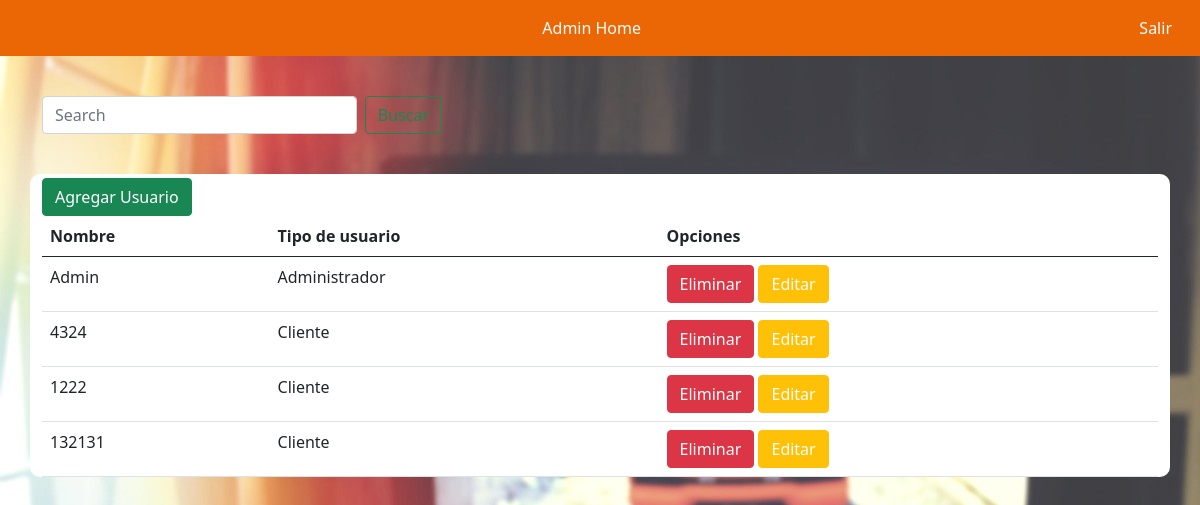
The app's page /user/users/, older data.
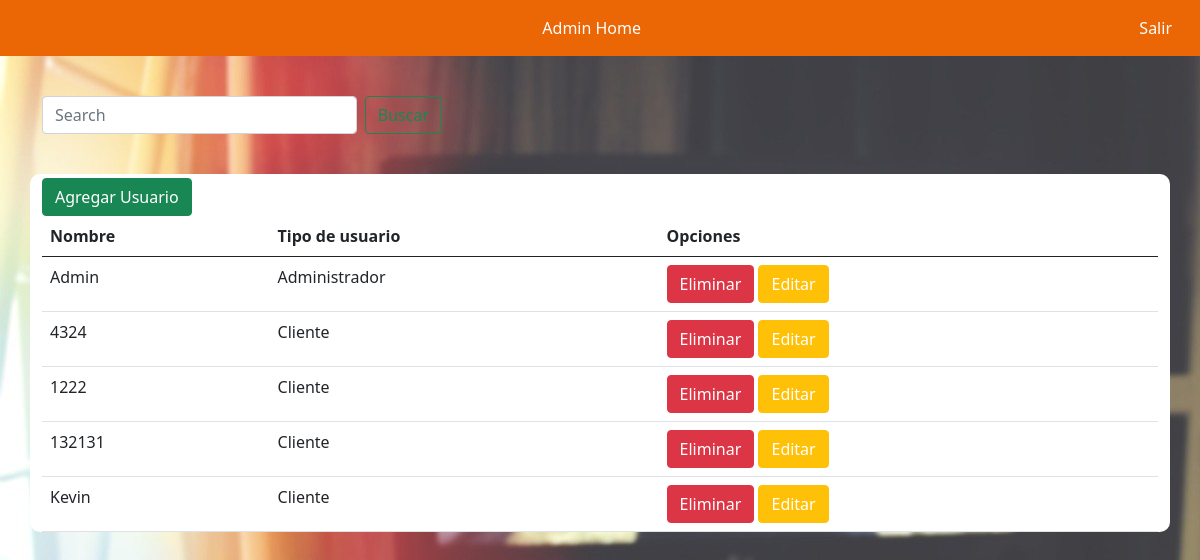
The same page, newer data.
### user/models.py (models this page shows, shortened)
class Usuario(AbstractUser):
    rut                = models.CharField(primary_key=True, max_length=12)
    nombre             = models.CharField('Nombre',max_length=70, null=False, blank=False)
    apellido           = models.CharField('Apellido',max_length=70, null=False, blank=False)
    correo             = models.CharField('Correo',max_length=60, null=False, blank=False, unique=True)
    creacion_fec       = models.DateTimeField('Fecha de ingreso', auto_now_add=True)
    actualizacion_fec  = models.DateTimeField('Fecha actualizacion', auto_now=True)
    USERNAME_FIELD = 'correo'
    class meta:
        verbose_name = 'Usuario'
        verbose_name_plural = 'Usuarios'

### user/views.py (the view)
# urls.py: path('users/', users, name="users"),
def users(request):
    busqueda = request.GET.get("buscar")
    u = Usuario.objects.all()
    if busqueda:
        u = Usuario.objects.filter(
            Q(username__icontains = busqueda)
        ).distinct()
    return render(request, 'user/listaUsuarios.html', {'entity':u})

### carrito/context_processor.py (called while the page is built)
def importe_total_carro(request):
    total=0
    if 'carro' in request.session:
        for key, value in request.session["carro"].items():
            total=total+(float(value["precio"]))
    return {"importe_total_carro":total}

### user/templates/user/listaUsuarios.html (shortened to what this page needs)
{% extends 'baseadmin.html' %}
{% load crispy_forms_tags %}
{% load static %}
{% block body %}
<div class="container-sm">
    <form class="d-flex" id="barraBusqueda" method="GET">
        <input class="form-control me-2" type="search" placeholder="Search" aria-label="Search" name="buscar"
            value="{{request.GET.buscar}}">
        <button class="btn btn-outline-success" type="submit">Buscar</button>
    </form>
</div>
<div class="container-sm" id="user">
    <button type="button" class="btn btn-success mt-1"><a href="{% url 'registro' %}">Agregar Usuario</a></button>
    <table class="table">
        <thead>
            <tr>
                <th scope="col">Nombre</th>
                <th scope="col">Tipo de usuario</th>
                <th scope="col">Opciones</th>
            </tr>
        </thead>
        <tbody>
            {% for p in entity %}
                <tr>
                    <td>{{ p.nombre | title }}</td>
                    {% if p.is_staff %}
                    <td>Administrador</td>
                    {% else %}
                    <td>Cliente</td>
                    {% endif %}
                    <td>
                        <button type="button" class="btn btn-danger"><a href="{% url 'eliminar_user' p.rut %}">Eliminar</a></button>
                        <button type="button" class="btn btn-warning"><a href="{% url 'modificar_usuario' p.rut %}">Editar</a></button>
                    </td>
                </tr>
            {% endfor %}
        </tbody>
    </table>
</div>
{% endblock%}

Row changes from the older to the newer data that the page shows:
added Usuario: nombre "Kevin", is_staff "Cliente"
